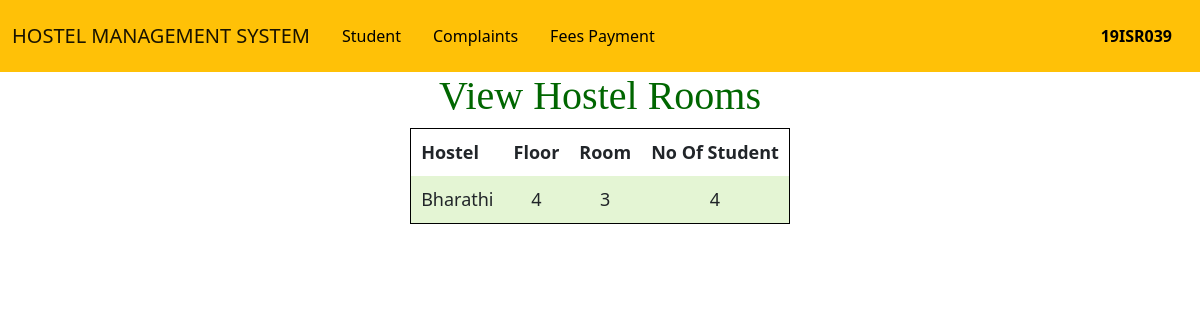
Screenshot of /admin/viewrooms.php (signed in) with the database file from the repository.
### tables this page shows
CREATE TABLE `hostel_rooms` (
  `id` int NOT NULL,
  `Hostel` varchar(50) DEFAULT NULL,
  `Floor` int DEFAULT NULL,
  `Room` int DEFAULT NULL,
  `student` int DEFAULT NULL,
  `Time` timestamp NOT NULL DEFAULT CURRENT_TIMESTAMP
);

### admin/viewrooms.php (the view, shortened to what this page needs)
<?php
include '../php/conn.php';
        $sql= "SELECT * from hostel_rooms";
        $result=$conn->query($sql);
?>
<!DOCTYPE html>
<html lang="en">
<head>
</head>
<body>
<?php
if($_SESSION['user']=='admin'){
include 'adminheader.php';
}
else{
include 'managerheader.php';
}
 ?>
	<section>
		<h1>View Hostel Rooms</h1>
		<table>
			<tr>
        <th>Hostel</th>
        <th>Floor</th>
        <th>Room</th>
        <th>No Of Student</th>
			</tr>
			<?php
				while($rows=$result->fetch_assoc())
				{
			?>
			<tr>
				<td><?php echo $rows['Hostel'];?></td>
				<td><?php echo $rows['Floor'];?></td>
				<td><?php echo $rows['Room'];?></td>
				<td><?php echo $rows['student'];?></td>
			</tr>
			<?php
				}
			?>
		</table>
	</section>
</body>
</html>

### admin/viewrooms.php (style rules this page uses)
table { margin: 0 auto; font-size: large; border: 1px solid black; }
h1 { text-align: center; color: #006600; font-size: xx-large; font-family: 'Gill Sans', 'Gill Sans MT', ' Calibri', 'Trebuchet MS', 'sans-serif'; }
td { background-color: #E4F5D4; border: 1px solid black; }
th, td { font-weight: 200px; border: 1px solid black; padding: 10px; text-align: center; }
td { font-weight: 200x; }

### admin/managerheader.php (style rules this page uses)
body { width: 100%; }

### rows the page displays
hostel_rooms: Hostel "Bharathi", Floor "4", Room "3", student "4"

### other values shown
$id "19ISR039"
